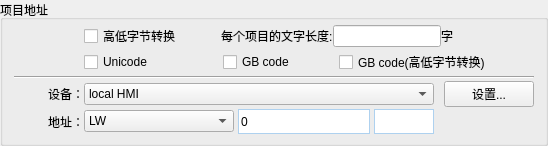
           <widget class="QGroupBox" name="ProjectAddrGroupBox">
            <property name="geometry">
             <rect>
              <x>10</x>
              <y>465</y>
              <width>541</width>
              <height>121</height>
             </rect>
            </property>
            <property name="title">
             <string>项目地址</string>
            </property>
            <layout class="QVBoxLayout" name="verticalLayout_37">
             <property name="spacing">
              <number>2</number>
             </property>
             <property name="topMargin">
              <number>4</number>
             </property>
             <property name="bottomMargin">
              <number>9</number>
             </property>
             <item>
              <layout class="QHBoxLayout" name="horizontalLayout_69">
               <property name="spacing">
                <number>0</number>
               </property>
               <item>
                <spacer name="horizontalSpacer_117">
                 <property name="orientation">
                  <enum>Qt::Horizontal</enum>
                 </property>
                 <property name="sizeType">
                  <enum>QSizePolicy::Fixed</enum>
                 </property>
                 <property name="sizeHint" stdset="0">
                  <size>
                   <width>70</width>
                   <height>20</height>
                  </size>
                 </property>
                </spacer>
               </item>
               <item>
                <widget class="QCheckBox" name="HighLowByteConversion">
                 <property name="text">
                  <string>高低字节转换</string>
                 </property>
                </widget>
               </item>
               <item>
                <spacer name="horizontalSpacer_116">
                 <property name="orientation">
                  <enum>Qt::Horizontal</enum>
                 </property>
                 <property name="sizeType">
                  <enum>QSizePolicy::Fixed</enum>
                 </property>
                 <property name="sizeHint" stdset="0">
                  <size>
                   <width>40</width>
                   <height>20</height>
                  </size>
                 </property>
                </spacer>
               </item>
               <item>
                <widget class="QLabel" name="label_68">
                 <property name="text">
                  <string>每个项目的文字长度:</string>
                 </property>
                </widget>
               </item>
               <item>
                <widget class="QLineEdit" name="ProjectWordLength"/>
               </item>
               <item>
                <widget class="QLabel" name="label_69">
                 <property name="text">
                  <string>字</string>
                 </property>
                </widget>
               </item>
               <item>
                <spacer name="horizontalSpacer_118">
                 <property name="orientation">
                  <enum>Qt::Horizontal</enum>
                 </property>
                 <property name="sizeHint" stdset="0">
                  <size>
                   <width>40</width>
                   <height>20</height>
                  </size>
                 </property>
                </spacer>
               </item>
              </layout>
             </item>
             <item>
              <layout class="QHBoxLayout" name="horizontalLayout_68">
               <property name="spacing">
                <number>0</number>
               </property>
               <item>
                <spacer name="horizontalSpacer_112">
                 <property name="orientation">
                  <enum>Qt::Horizontal</enum>
                 </property>
                 <property name="sizeType">
                  <enum>QSizePolicy::Fixed</enum>
                 </property>
                 <property name="sizeHint" stdset="0">
                  <size>
                   <width>70</width>
                   <height>20</height>
                  </size>
                 </property>
                </spacer>
               </item>
               <item>
                <widget class="QCheckBox" name="UnciodeCheckBox">
                 <property name="text">
                  <string>Unicode</string>
                 </property>
                </widget>
               </item>
               <item>
                <spacer name="horizontalSpacer_113">
                 <property name="orientation">
                  <enum>Qt::Horizontal</enum>
                 </property>
                 <property name="sizeType">
                  <enum>QSizePolicy::Fixed</enum>
                 </property>
                 <property name="sizeHint" stdset="0">
                  <size>
                   <width>70</width>
                   <height>20</height>
                  </size>
                 </property>
                </spacer>
               </item>
               <item>
                <widget class="QCheckBox" name="GBCodeCheckBox">
                 <property name="text">
                  <string>GB code</string>
                 </property>
                </widget>
               </item>
               <item>
                <spacer name="horizontalSpacer_114">
                 <property name="orientation">
                  <enum>Qt::Horizontal</enum>
                 </property>
                 <property name="sizeHint" stdset="0">
                  <size>
                   <width>40</width>
                   <height>20</height>
                  </size>
                 </property>
                </spacer>
               </item>
               <item>
                <widget class="QCheckBox" name="GBCodeHighLowConversion">
                 <property name="text">
                  <string>GB code(高低字节转换)</string>
                 </property>
                </widget>
               </item>
               <item>
                <spacer name="horizontalSpacer_115">
                 <property name="orientation">
                  <enum>Qt::Horizontal</enum>
                 </property>
                 <property name="sizeHint" stdset="0">
                  <size>
                   <width>40</width>
                   <height>20</height>
                  </size>
                 </property>
                </spacer>
               </item>
              </layout>
             </item>
             <item>
              <widget class="Line" name="line_9">
               <property name="orientation">
                <enum>Qt::Horizontal</enum>
               </property>
              </widget>
             </item>
             <item>
              <layout class="QHBoxLayout" name="horizontalLayout_66">
               <property name="spacing">
                <number>0</number>
               </property>
               <item>
                <widget class="QLabel" name="label_66">
                 <property name="minimumSize">
                  <size>
                   <width>70</width>
                   <height>0</height>
                  </size>
                 </property>
                 <property name="text">
                  <string>设备：</string>
                 </property>
                 <property name="alignment">
                  <set>Qt::AlignRight|Qt::AlignTrailing|Qt::AlignVCenter</set>
                 </property>
                </widget>
               </item>
               <item>
                <widget class="QComboBox" name="ProjectAddrDevName">
                 <property name="minimumSize">
                  <size>
                   <width>350</width>
                   <height>0</height>
                  </size>
                 </property>
                 <property name="maximumSize">
                  <size>
                   <width>350</width>
                   <height>16777215</height>
                  </size>
                 </property>
                 <item>
                  <property name="text">
                   <string>local HMI</string>
                  </property>
                 </item>
                </widget>
               </item>
               <item>
                <spacer name="horizontalSpacer_108">
                 <property name="orientation">
                  <enum>Qt::Horizontal</enum>
                 </property>
                 <property name="sizeType">
                  <enum>QSizePolicy::Fixed</enum>
                 </property>
                 <property name="sizeHint" stdset="0">
                  <size>
                   <width>10</width>
                   <height>20</height>
                  </size>
                 </property>
                </spacer>
               </item>
               <item>
                <widget class="QPushButton" name="ProjectAddrSetBtn">
                 <property name="minimumSize">
                  <size>
                   <width>90</width>
                   <height>0</height>
                  </size>
                 </property>
                 <property name="maximumSize">
                  <size>
                   <width>90</width>
                   <height>16777215</height>
                  </size>
                 </property>
                 <property name="text">
                  <string>设置...</string>
                 </property>
                </widget>
               </item>
              </layout>
             </item>
             <item>
              <layout class="QHBoxLayout" name="horizontalLayout_67">
               <property name="spacing">
                <number>0</number>
               </property>
               <item>
                <widget class="QLabel" name="label_67">
                 <property name="minimumSize">
                  <size>
                   <width>70</width>
                   <height>0</height>
                  </size>
                 </property>
                 <property name="text">
                  <string>地址：</string>
                 </property>
                 <property name="alignment">
                  <set>Qt::AlignRight|Qt::AlignTrailing|Qt::AlignVCenter</set>
                 </property>
                </widget>
               </item>
               <item>
                <widget class="QComboBox" name="ProjectAddrType">
                 <property name="minimumSize">
                  <size>
                   <width>150</width>
                   <height>0</height>
                  </size>
                 </property>
                 <item>
                  <property name="text">
                   <string>LW</string>
                  </property>
                 </item>
                </widget>
               </item>
               <item>
                <spacer name="horizontalSpacer_109">
                 <property name="orientation">
                  <enum>Qt::Horizontal</enum>
                 </property>
                 <property name="sizeType">
                  <enum>QSizePolicy::Fixed</enum>
                 </property>
                 <property name="sizeHint" stdset="0">
                  <size>
                   <width>4</width>
                   <height>20</height>
                  </size>
                 </property>
                </spacer>
               </item>
               <item>
                <widget class="QLineEdit" name="lineEdit_62">
                 <property name="minimumSize">
                  <size>
                   <width>0</width>
                   <height>25</height>
                  </size>
                 </property>
                 <property name="maximumSize">
                  <size>
                   <width>16777215</width>
                   <height>25</height>
                  </size>
                 </property>
                 <property name="styleSheet">
                  <string notr="true">
border:1px solid rgba(174,209,239,1);</string>
                 </property>
                 <property name="text">
                  <string>0</string>
                 </property>
                </widget>
               </item>
               <item>
                <spacer name="horizontalSpacer_110">
                 <property name="orientation">
                  <enum>Qt::Horizontal</enum>
                 </property>
                 <property name="sizeType">
                  <enum>QSizePolicy::Fixed</enum>
                 </property>
                 <property name="sizeHint" stdset="0">
                  <size>
                   <width>4</width>
                   <height>20</height>
                  </size>
                 </property>
                </spacer>
               </item>
               <item>
                <widget class="QLineEdit" name="lineEdit_63">
                 <property name="minimumSize">
                  <size>
                   <width>60</width>
                   <height>25</height>
                  </size>
                 </property>
                 <property name="maximumSize">
                  <size>
                   <width>60</width>
                   <height>25</height>
                  </size>
                 </property>
                 <property name="styleSheet">
                  <string notr="true">
border:1px solid rgba(174,209,239,1);</string>
                 </property>
                </widget>
               </item>
               <item>
                <spacer name="horizontalSpacer_111">
                 <property name="orientation">
                  <enum>Qt::Horizontal</enum>
                 </property>
                 <property name="sizeType">
                  <enum>QSizePolicy::Minimum</enum>
                 </property>
                 <property name="sizeHint" stdset="0">
                  <size>
                   <width>100</width>
                   <height>20</height>
                  </size>
                 </property>
                </spacer>
               </item>
              </layout>
             </item>
            </layout>
           </widget>
